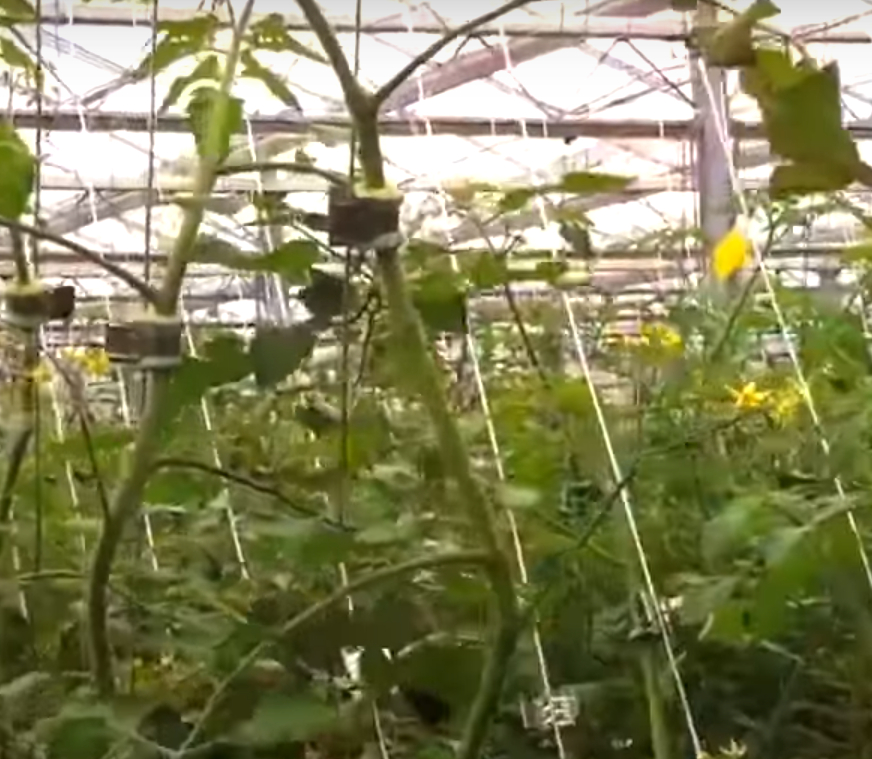
#> input picture images/stem1.jpg, 872 x 759 px, given in place of the camera
$ python clip_finder_camera.py   (older library calls are emulated)
#> lines starting #> are read from the running program, lines starting #| are printed output that depends on the picture; after the words box and inside, x2 and y2 are one past the last pixel; in counts of white or black regions, pixels touching at a corner belong together
import cv2 as cv
import numpy as np
import matplotlib.pyplot as plt

def clip_finder_camera():
    cap = cv.VideoCapture(1)

    i=0
    while True:
        # Read the camera in color mode.
        _, img = cap.read()
#> img is the input picture: shape (759, 872, 3); mean B, G, R 89.5, 129.8, 131
        #img = cv.imread('images/tomato1.jpg', cv.IMREAD_COLOR)
        blur = cv.GaussianBlur(img,(7,7),0) # blur for filtering out little blue pixels

        # Get image width and height
        width, height, channels = img.shape

        hsv_img = cv.cvtColor(blur, cv.COLOR_BGR2HSV)  # HSV to segment
#> hsv_img: shape (759, 872, 3); mean H, S, V 28.3, 110.9, 134.2

        # Segment blue regions
        lower_bound = (40, 40, 30)    # Hue is between 50 and 110
        upper_bound = (105, 255, 255)
        rgb_lower_bound = (0, 0, 0)    # RGB limits
        rgb_upper_bound = (30, 255, 255)
        mask_rgb = cv.inRange(blur, rgb_lower_bound, rgb_upper_bound)
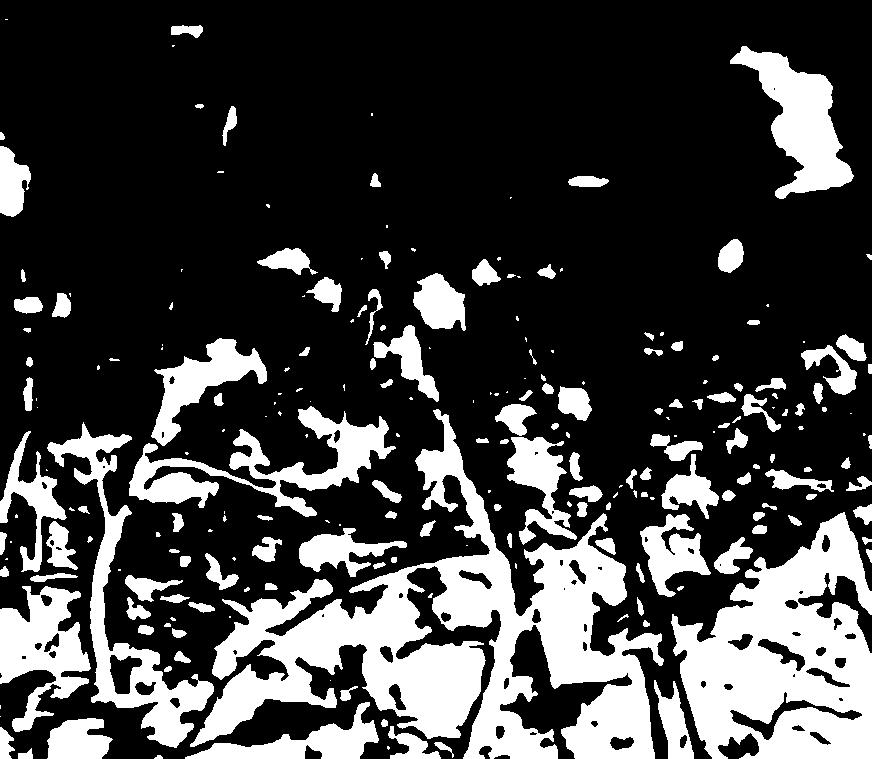
#> mask_rgb: shape (759, 872); 25.5% white; 232 white regions (83 under 20 px), largest, box (x1, y1, x2, y2) and area: (190, 409, 664, 759) 53346, (671, 512, 872, 759) 29676, (47, 422, 214, 748) 9536
        mask_hsv = cv.inRange(hsv_img, lower_bound, upper_bound)
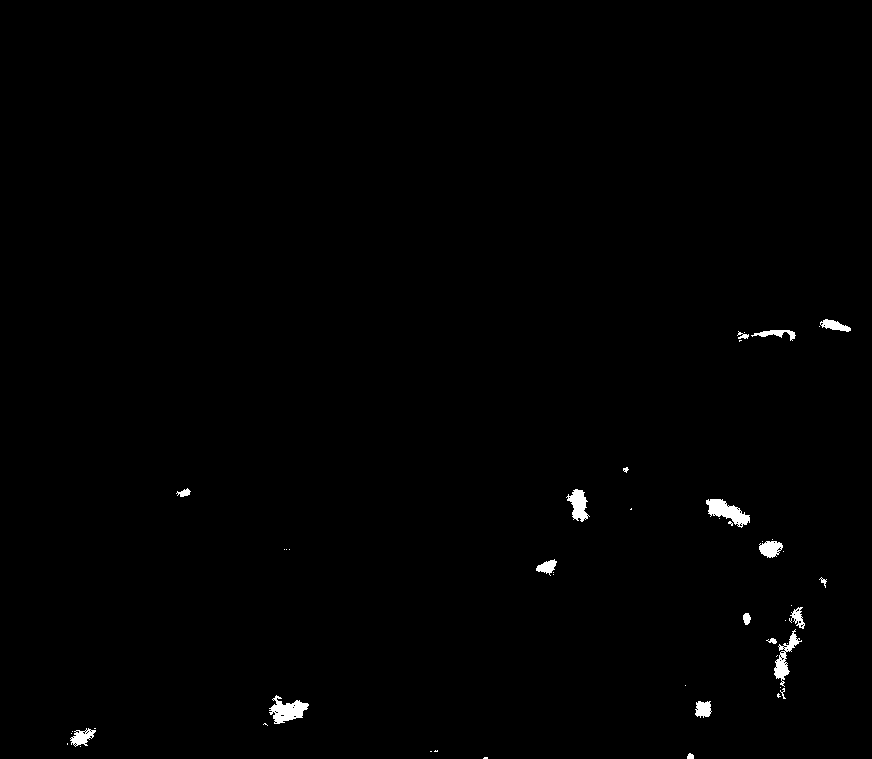
#> mask_hsv: shape (759, 872); 0.62% white; 49 white regions (30 under 20 px), largest, box (x1, y1, x2, y2) and area: (706, 499, 750, 528) 614, (269, 695, 309, 724) 612, (774, 629, 802, 687) 468
        result_rgb = cv.bitwise_and(img, img, mask=mask_rgb)
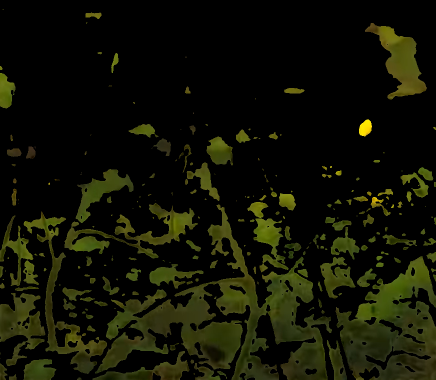
#> result_rgb: shape (759, 872, 3) (shown at 1/2 size); mean B, G, R 4.5, 18.1, 16.7
        result_hsv = cv.bitwise_and(hsv_img, hsv_img, mask=mask_hsv)
#> result_hsv: shape (759, 872, 3); mean H, S, V 0.2, 0.9, 0.6

        reversemask=255-mask_hsv
        rmask=reversemask

        # Dilate (white ^) and Erode (black ^)
        dkernel = np.ones((3,3),np.uint8)
        ekernel = np.ones((5,5),np.uint8)
        dilate = cv.dilate(reversemask,dkernel,iterations = 1)
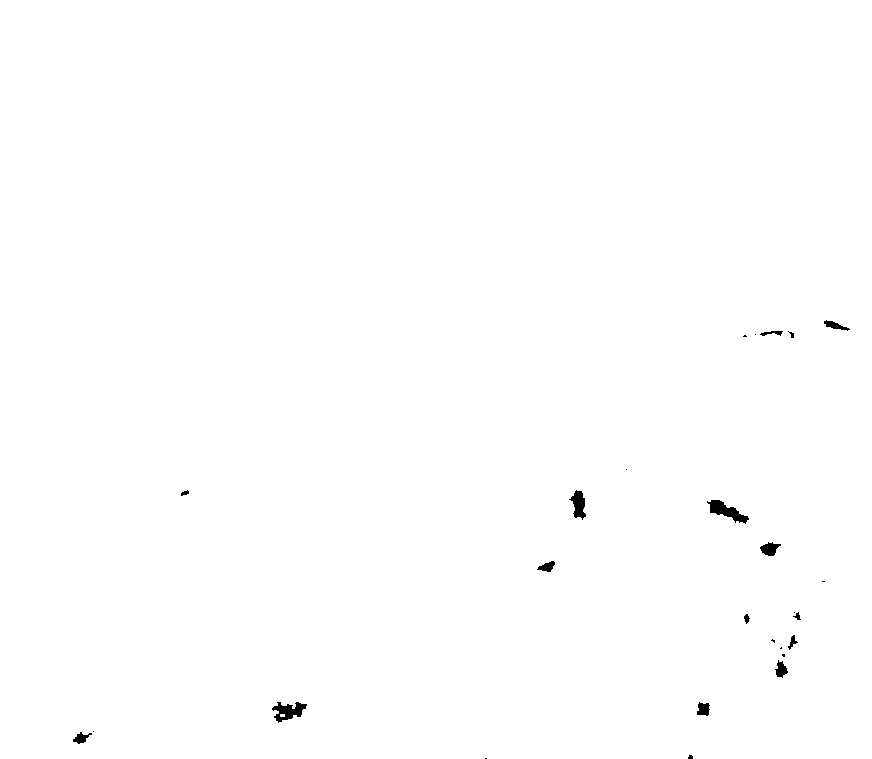
#> dilate: shape (759, 872); 99.7% white; 26 black regions (11 under 20 px), largest, box (x1, y1, x2, y2) and area: (707, 500, 749, 524) 419, (272, 702, 307, 723) 381, (569, 490, 586, 520) 286
        erosion = cv.erode(dilate,ekernel,iterations = 1)
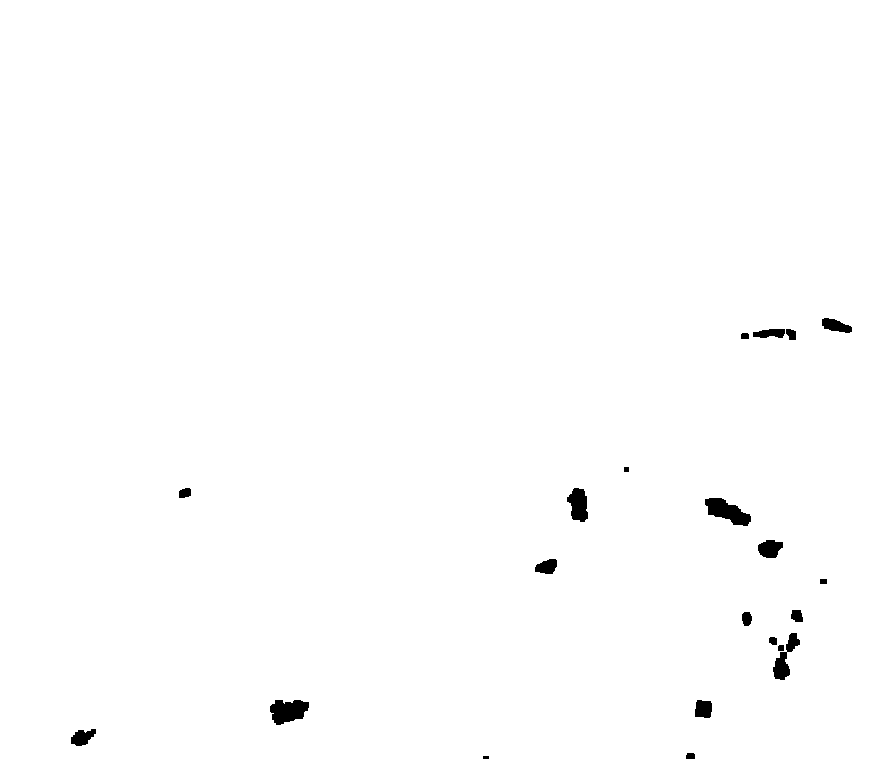
#> erosion: shape (759, 872); 99.3% white; 21 black regions (1 under 20 px)

        # Contuors with bounding rectangle
        _, contours, _=cv.findContours(erosion, cv.RETR_TREE, cv.CHAIN_APPROX_SIMPLE)
#> contours = 21 contours; largest, box (x1, y1, x2, y2) and area: (0, 0, 872, 759) 660143, (704, 497, 752, 527) 778, (269, 699, 310, 726) 758, (566, 487, 589, 523) 555, (757, 539, 784, 559) 372

        rectlist=[]
        mode=2 # 1: perfect contour, 2: straight rectangle, 3: rotated rectangle
        for cnt in contours:
            if mode==1:
                cv.drawContours(erosion, [cnt], 0, (100,100,100), 5)
            if mode==2:
                x,y,w,h = cv.boundingRect(cnt)
                if w > width-20 or h > height-20:
                    continue
                else:
                    rectlist.append((x,y,w,h))
                    #cv.rectangle(img,(x,y),(x+w,y+h),(255,0,0),5)
            if mode==3:
                rect = cv.minAreaRect(cnt)
                box = cv.boxPoints(rect)
                box = np.int0(box)
                cv.drawContours(img,[box],0,(255,0,0),5)
#> this loop made 21 passes
#> (x, y, w, h) on passes 1 to 8: (0, 0, 872, 759), (70, 728, 27, 19), (694, 699, 19, 20), (269, 699, 41, 27), (772, 651, 19, 30), (777, 644, 8, 8), (768, 636, 10, 10), (785, 632, 16, 21)
#> after the loop, rectlist = 20 items, first 6: (70, 728, 27, 19), (694, 699, 19, 20), (269, 699, 41, 27), (772, 651, 19, 30), (777, 644, 8, 8), (768, 636, 10, 10)

        # Filtering out smaller rectangles
        if len(rectlist) != 0:
            for i in range (8):
                avgw=0
                avgh=0
                maxw=0
                maxh=0
                for rect in rectlist: # average rectangle size for filtering
                    avgw+=rect[2]
                    avgh+=rect[3]
                    if maxw<rect[2]: maxw=rect[2]
                    if maxh<rect[3]: maxh=rect[3]
                avgw=avgw/len(rectlist)
                avgh=avgh/len(rectlist)

                for rect in rectlist: # filter out too small rectangles
                    w, h = rect[2], rect[3]
                    if w<maxw-avgw or h<maxh-avgh:
                        rectlist.remove(rect)
#> this loop made 8 passes
#> (avgw, avgh) on passes 1 to 8: (20.3, 17.15), (22.8, 16.8), (27.8, 20.6), (37.67, 24.67), (37.67, 24.67), (37.67, 24.67), (37.67, 24.67), (37.67, 24.67)
#> after the loop, rectlist = [(269, 699, 41, 27), (534, 558, 24, 17), (704, 497, 48, 30)]

            final=[]
            for i in range(len(rectlist)): #bounding rectangles for every pair of object
                for j in range(i + 1, len(rectlist)):
                    x1,y1,w1,h1=rectlist[i]
                    x2,y2,w2,h2=rectlist[j]
                    if abs(y1-y2)<avgh*4 and abs(x1-x2)<avgw*2:
                        if x1==x2 and y1==y2:
                            continue
                        else:
                            if x1<x2: x=x1
                            else: x=x2
                            if y1<y2: y=y1
                            else: y=y2
                            if x1+w1<x2+w2: w=x2+w2-x
                            else: w=x1+w1-x
                            if y1+h1<y2+h2: w=y2+h2-y
                            else: h=y1+h1-y

                            if (x,y,w,h) not in final:
                                final.append((x,y,w,h))
#> this loop made 3 passes
#> after the loop, final = []

            for rect in final:
                x,y,w,h=rect
                cv.rectangle(img,(x,y),(x+w,y+h),(0,0,255),3)
#> this loop made 0 passes

        cv.imshow('rectangles',img)

        k=cv.waitKey(1)
#> (key Esc is pressed here)
        if k==27:
            break
        elif k==ord('s'):
            i+=1
            cv.imwrite('results/rect_res_'+str(i)+'.jpg',img)
            continue

    cap.release()
    cv.destroyAllWindows()

    return 0

if __name__=="__main__":
    clip_finder_camera()

$ run again, on images/stem2.jpg
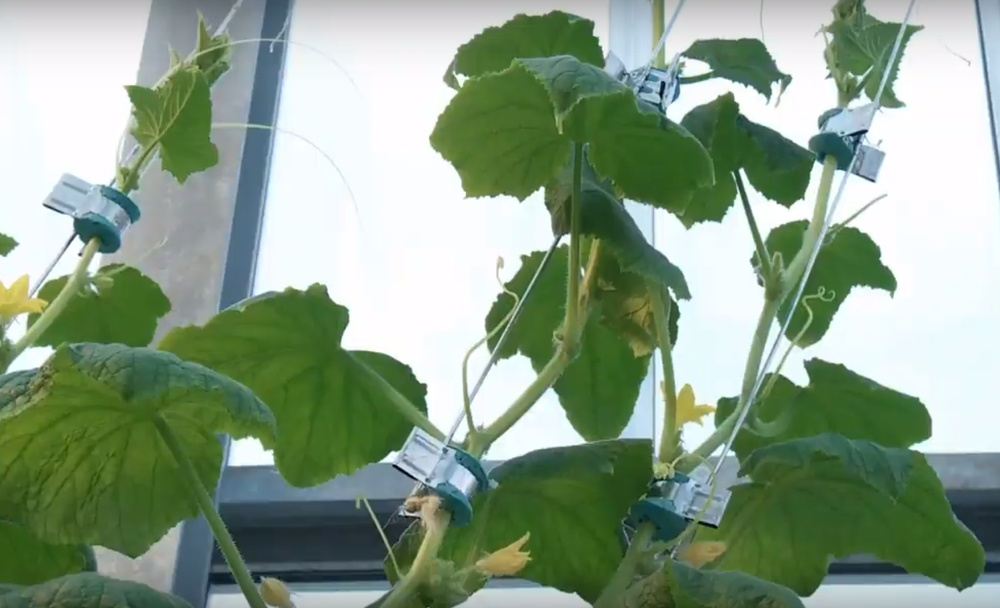
#> input picture images/stem2.jpg, 1000 x 608 px, shrunk from 1466 x 892 before the run, given in place of the camera
#> in clip_finder_camera, img is the input picture: shape (608, 1000, 3); mean B, G, R 136.5, 158.8, 138.2
#> hsv_img: shape (608, 1000, 3); mean H, S, V 77.6, 75, 161.1
#> in clip_finder_camera, `mask_rgb = cv.inRange(blur, rgb_lower_bound, rgb_upper_bound)`:
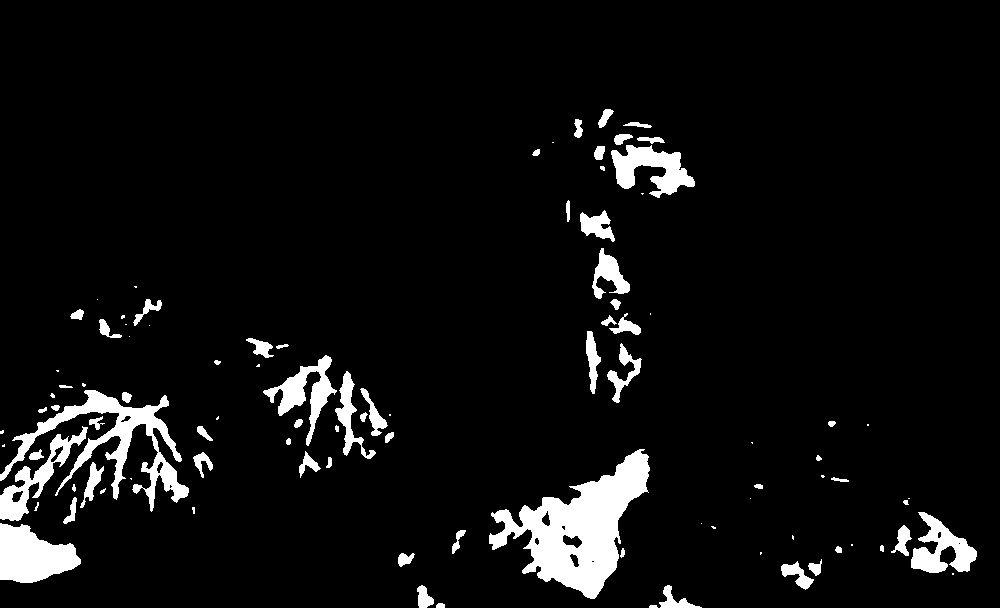
#> mask_rgb: shape (608, 1000); 6.1% white; 98 white regions (31 under 20 px), largest, box (x1, y1, x2, y2) and area: (489, 449, 650, 599) 10138, (0, 390, 189, 512) 5313, (0, 523, 81, 583) 3283
#> mask_hsv: shape (608, 1000); 56.1% white; 113 black regions (75 under 20 px), largest, box (x1, y1, x2, y2) and area: (245, 0, 619, 451) 81669, (639, 0, 1000, 455) 75533, (0, 0, 258, 349) 57797
#> result_hsv: shape (608, 1000, 3); mean H, S, V 34.4, 68, 61.2
#> dilate: shape (608, 1000); 46.5% white; 63 white regions (11 under 20 px), largest, box (x1, y1, x2, y2) and area: (244, 0, 620, 452) 84183, (638, 0, 1000, 456) 78689, (0, 0, 263, 350) 60519
#> erosion: shape (608, 1000); 41.8% white; 59 white regions (28 under 20 px)
#> contours = 62 contours, 31 with area under 20; largest, box (x1, y1, x2, y2) and area: (254, 0, 618, 450) 78676, (640, 0, 1000, 454) 71230, (0, 0, 259, 348) 69685, (632, 163, 824, 469) 19258, (49, 31, 232, 256) 14580
#> the loop in clip_finder_camera, `for cnt in contours:` made 62 passes
#> (cnt, x, y, w, h) on passes 1, 3, 16, 23, 29, 33: ([[628, 606], [628, 607], [629, 607], [629, 606]], 628, 606, 2, 2), ([[39, 598], [40, 599]], 39, 598, 2, 2), ([[703, 516], [703, 517], [702, 518], [703, 518]], 702, 516, 2, 3), ([[360, 493], [361, 493]], 360, 493, 2, 1), ([[701, 466], [702, 466]], 701, 466, 2, 1), ([[472, 439], [472, 440]], 472, 439, 1, 2)
#> after the loop in clip_finder_camera, `for cnt in contours:`: rectlist = 62 items, first 6: (628, 606, 2, 2), (655, 604, 1, 1), (39, 598, 2, 2), (210, 593, 41, 15), (454, 589, 138, 19), (391, 587, 4, 3)
#> the loop in clip_finder_camera, `for i in range (8):` made 8 passes
#> (avgw, avgh) on passes 1 to 8: (43.02, 45.42), (52.84, 63.53), (72.88, 88.56), (99.88, 121.6), (153.2, 185.8), (249.7, 306), (362, 452), (362, 452)
#> after the loop in clip_finder_camera, `for i in range (8):`: rectlist = [(640, 0, 360, 454), (254, 0, 364, 450)]
#> the loop in clip_finder_camera, `for i in range(len(rectlist)):` made 2 passes
#> after the loop in clip_finder_camera, `for i in range(len(rectlist)):`: final = [(254, 0, 746, 454)]
#> the loop in clip_finder_camera, `for rect in final:` made 1 pass
#> after the loop in clip_finder_camera, `for rect in final:`:
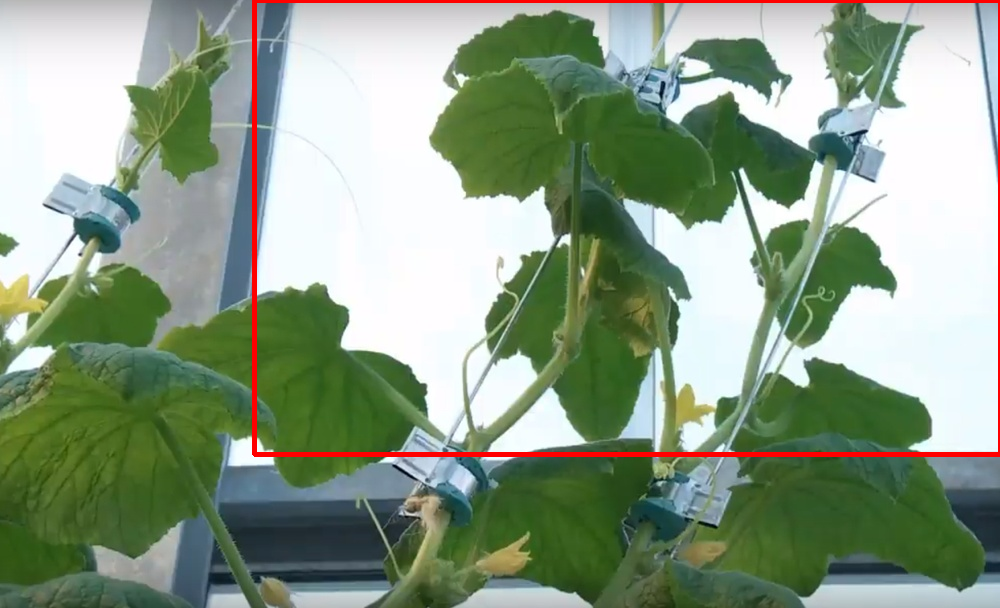
#> img: shape (608, 1000, 3); 1.5% of pixels changed, all inside (x1, y1, x2, y2) = (252, 0, 1000, 457)
